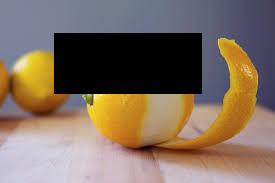
#> input picture imgs/aaneqnqd.jpg, 275 x 183 px
$ python -i preproc.py   (imports and definitions only)   (older library calls are emulated)
#> lines starting #> are read from the running program, lines starting #| are printed output that depends on the picture; after the words box and inside, x2 and y2 are one past the last pixel; in counts of white or black regions, pixels touching at a corner belong together
#> further down, picture is the input picture: shape (183, 275, 3); mean B, G, R 96.2, 109.8, 127.7
import cv2 as cv
from PIL import Image
import numpy as np

# TODO (applicable in various places): avoid magic numbers and parametrize
# all variables (namely, threshold, off, inpaint_radius, min_size, max_size

def _find_rect(img):
    """
    Returns the largest black rectangle found in the image, or None if none is found

    Input:
    img: an image (numpy array, opened with opencv)

    Output:
    x, y, w, h: top-left coordinates of the rectangle (x,y), width (w) and height (h)
                or None if no rectangle is found
    """

    threshold = 20

    # convert each channel (R,G,B) of the image to black/white (based on threshold)
    # then, if an image has all 3 channels black, flag that pixel as black (bw is a
    # 2d boolean matrix of pixels -- 1 if black, 0 if white)
    bw = 255*((img<threshold).sum(axis=2)==3).astype(np.uint8)
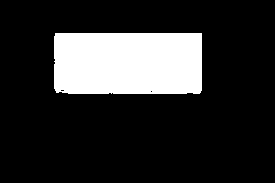
#> bw: shape (183, 275); 17.8% white; 1 white region

    # findContours will find the contours in a binary image (bw). More info on the
    # parameters used can be found in the documentation of the function
    _, contours, _ = cv.findContours(bw, cv.RETR_EXTERNAL, cv.CHAIN_APPROX_SIMPLE)
#> contours = 1 contour; box (x1, y1, x2, y2) and area: (54, 33, 202, 94) 8780

    max_area = None
    # Now we go through all of the contours found. For each one, we find the
    # bounding rectangle (i.e. the rectangle that contains the contours). Then,
    # we select the largest rectangle, as we expect that to be the one we are
    # interested in
    # NOTE: choosing the largest rectangle (i.e. the one with the largest area) does
    # not guarantee finding the correct rectangle (due to possible false positives/negatives)
    # we try to mitigate this problem as shown below
    for cnt in contours:
        a,b,c,d = cv.boundingRect(cnt)
        if not max_area or max_area[2] * max_area[3] < c * d:
            max_area = a,b,c,d
#> this loop made 1 pass
#> (a, b, c, d) on pass 1: (54, 33, 148, 61)

    if not max_area:
        return None

    a,b,c,d = max_area
    img_area = c * d / (img.shape[0] * img.shape[1])
#> img_area = 0.179


    # here we leverage some "domain knowledge": we know that between 10 and 20%
    # of pixels have been removed from the image. If we do not find a rectangle with
    # an area in that range, we are unlikely to have found the right rectangle,
    # so we just drop it (instead of returning something we know is wrong)
    min_size = .1
    max_size = .2
    if not min_size <= img_area <= max_size:
        return None
    return max_area

def _remove_rect(img):
    """
    Restore the pixels of the black rectangle using
    some interpolation.

    Input:
    img: input image (numpy array)

    Output:
    out_img: the same image as img, but with the black rectangle restored (if no
             rectangle is detected, img is returned)
    """

    off = 2 # add border of size `off` around the rectangle found (if == 0, it doesn't work quite well)
    inpaint_radius = 3
    flags = cv.INPAINT_TELEA # or _NS

    res = _find_rect(img) # find largest black(ish -- see "threshold") rectangle
#> res = (54, 33, 148, 61)
    if not res:
        # res == None, no rectangles detected -- return img
        return img

    a,b,c,d = res
#> a = 54; b = 33; c = 148; d = 61
    # mask contains 0's everywhere and 1's (255) where the detected rectangle is
    # (plus some offset to make the rectangle just slightly larger and improve the
    # performance of inpaint()
    mask = np.zeros(img.shape[:2], np.uint8)
    mask[max(b-off,0):min(b+d+off,mask.shape[0]), max(a-off,0):min(a+c+off,mask.shape[1])] = 255

    # using opencv's inpaint to restore the black rectangle from the neighboring
    # pixels (in other words, we interpolate the missing part of the image)
    # (more info here https://docs.opencv.org/4.5.2/df/d3d/tutorial_py_inpainting.html)
    dst = cv.inpaint(img, mask, inpaint_radius, flags)
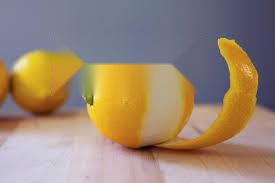
#> dst: shape (183, 275, 3); mean B, G, R 115.4, 134.3, 154.4
    return dst


# A class for applyging the "remove rectangle" transformation and
# returning a PIL image
class RemoveRectangle:
    def __init__(self):
        pass

    def __call__(self, x):
        return Image.fromarray(_remove_rect(np.array(x)))

>>> import cv2
>>> picture = cv2.imread('imgs/aaneqnqd.jpg')
>>> result = _remove_rect(picture)

$ run again, on imgs/adyggcli.jpg
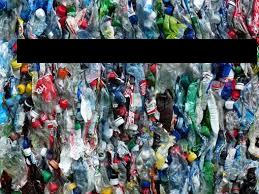
#> input picture imgs/adyggcli.jpg, 259 x 194 px
#> picture is the input picture: shape (194, 259, 3); mean B, G, R 100.2, 96.1, 89.5
#> in _find_rect, `bw = 255*((img<threshold).sum(axis=2)==3).astype(np.uint8)`:
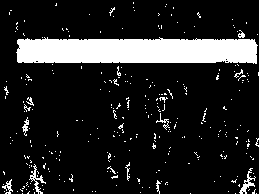
#> bw: shape (194, 259); 14.1% white; 287 white regions (273 under 20 px)
#> contours = 287 contours, 280 with area under 20; largest, box (x1, y1, x2, y2) and area: (16, 37, 258, 64) 5427, (239, 168, 256, 194) 86, (29, 164, 46, 194) 78, (2, 179, 13, 194) 38, (22, 117, 29, 136) 33, (156, 113, 170, 130) 23, (238, 30, 245, 38) 21
#> the loop in _find_rect, `for cnt in contours:` made 287 passes
#> (cnt, a, b, c, d) on passes 6, 10, 14, 15, 19, 26, 45: ([[34, 192], [34, 193]], 34, 192, 1, 2), ([[29, 191], [27, 193], [28, 193], [28, 192]], 27, 191, 3, 3), ([[249, 189], [248, 190]], 248, 189, 2, 2), ([[73, 189], [73, 190]], 73, 189, 1, 2), ([[20, 189], [22, 191], [22, 190], [21, 190]], 20, 189, 3, 3), ([[239, 184], [238, 185], [239, 186]], 238, 184, 2, 3), ([[37, 175], [37, 176]], 37, 175, 1, 2)
#> img_area = 0.13
#> res = (16, 37, 242, 27)
#> in _remove_rect, `a,b,c,d = res`: a = 16; b = 37; c = 242; d = 27
#> in _remove_rect, `dst = cv.inpaint(img, mask, inpaint_radius, flags)`:
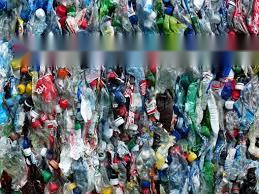
#> dst: shape (194, 259, 3); mean B, G, R 113.6, 108.6, 100.6
